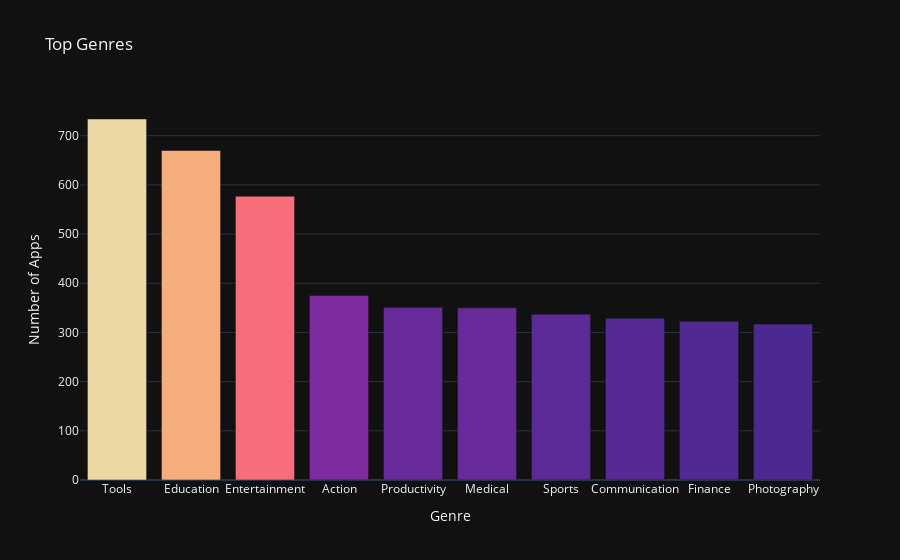

Notebook code for this chart:
### Code cell
# Convert the earlier data  into a bar chart
chart =  px.bar(x= stack.index[:10],
                y = stack.values[:10],
                title ="Top Genres",
                labels ={"x" :"Genre", "y":"Number of Apps"},
                color_continuous_scale="Agsunset",  # Whats the scale of reference.
                color= stack.values[:10],)          # What data to use for color

chart.update_layout(coloraxis_showscale=False)
chart.show()

### Figure 1 — Plotly figure (JSON) as saved in the notebook; plotly's stock layout.template omitted (floating-point values rounded to 4 significant figures)
{"data": [{"hovertemplate": "Genre=%{x}<br>Number of Apps=%{y}<br>color=%{marker.color}<extra></extra>", "legendgroup": "", "marker": {"color": [734, 670, 577, 375, 351, 350, 337, 329, 323, 317], "coloraxis": "coloraxis", "pattern": {"shape": ""}}, "name": "", "orientation": "v", "showlegend": false, "textposition": "auto", "x": ["Tools", "Education", "Entertainment", "Action", "Productivity", "Medical", "Sports", "Communication", "Finance", "Photography"], "xaxis": "x", "y": [734, 670, 577, 375, 351, 350, 337, 329, 323, 317], "yaxis": "y", "type": "bar"}], "layout": {"xaxis": {"anchor": "y", "domain": [0.0, 1.0], "title": {"text": "Genre"}}, "yaxis": {"anchor": "x", "domain": [0.0, 1.0], "title": {"text": "Number of Apps"}}, "coloraxis": {"colorbar": {"title": {"text": "color"}}, "colorscale": [[0.0, "rgb(75, 41, 145)"], [0.1667, "rgb(135, 44, 162)"], [0.3333, "rgb(192, 54, 157)"], [0.5, "rgb(234, 79, 136)"], [0.6667, "rgb(250, 120, 118)"], [0.8333, "rgb(246, 169, 122)"], [1.0, "rgb(237, 217, 163)"]], "showscale": false}, "legend": {"tracegroupgap": 0}, "title": {"text": "Top Genres"}, "barmode": "relative"}}
